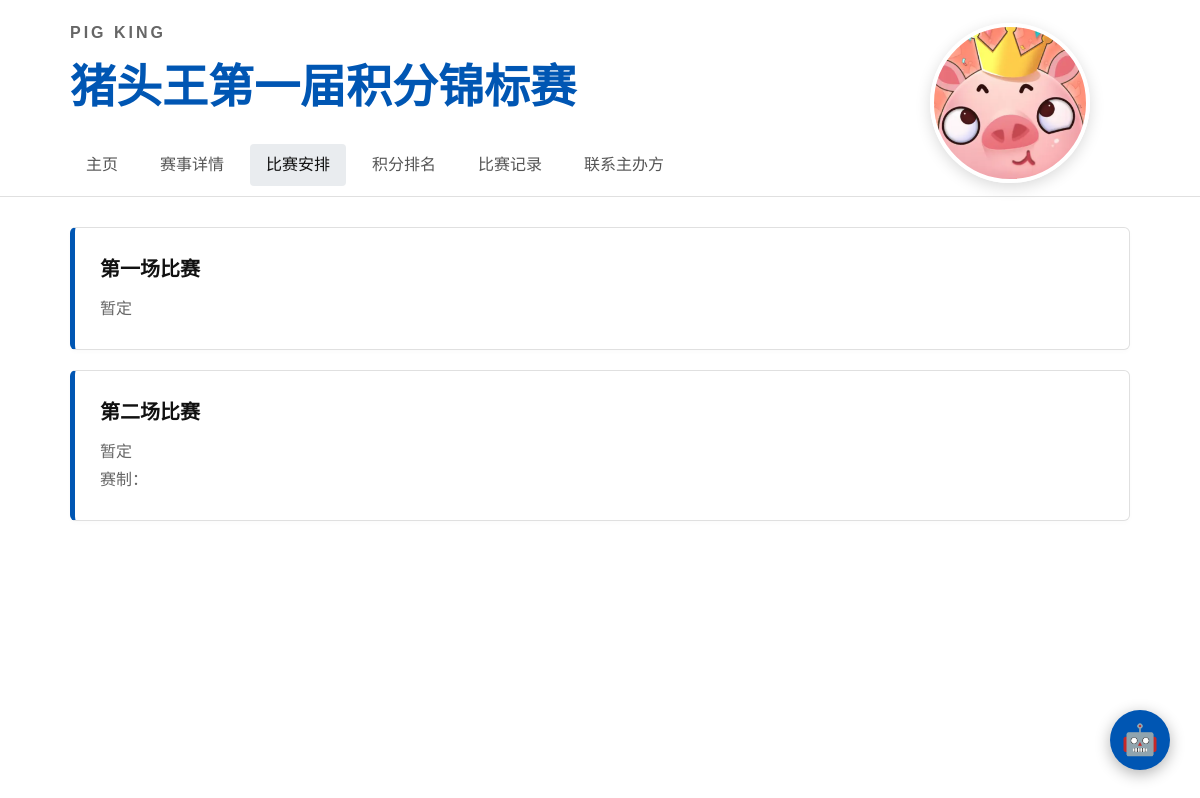
The app's page /schedule with its own data.
### tables this page shows
CREATE TABLE posts_schedule 
                     (id INTEGER PRIMARY KEY AUTOINCREMENT, 
                      title TEXT, content TEXT);

### app.py (the view)
@app.route('/schedule')
def schedule():
    conn = sqlite3.connect(DB_PATH)
    posts = conn.execute("SELECT * FROM posts_schedule ORDER BY id DESC").fetchall()
    conn.close()
    return render_template('schedule.html', posts=posts)

### templates/schedule.html (shortened to what this page needs)
{% extends "base.html" %}
{% block content %}
    {{ render_posts(posts) }}
{% endblock %}

### templates/base.html (shortened to what this page needs)
<!DOCTYPE html>
<html lang="zh">
<head>
</head>
<body>
    {% macro render_posts(posts) %}
        {% for post in posts %}
            {% if post[1] %}
                <div class="post-card">
                    <h3>{{ post[1] }}</h3>
                    <p>{{ post[2] }}</p>
                </div>
            {% else %}
                <div style="padding: 15px 0; line-height: 1.8; color: #444; white-space: pre-wrap;">{%- if post[2] -%}{{ post[2] }}{%- endif -%}</div>
            {% endif %}
        {% endfor %}
    {% endmacro %}
    <div id="header">
        <div class="content header-inner">
            <div class="header-text">
                <h1><a href="/"><span>PIG KING</span>猪头王第一届积分锦标赛</a></h1>
                <div id="menu">
                    <ul>
                        <li class="{% if request.path == '/' %}selected{% endif %}"><a href="/">主页</a></li>
                        <li class="{% if request.path == '/detail' %}selected{% endif %}"><a href="/detail">赛事详情</a></li>
                        <li class="{% if request.path == '/schedule' %}selected{% endif %}"><a href="/schedule">比赛安排</a></li>
                        <li class="{% if request.path == '/rankings' %}selected{% endif %}"><a href="/rankings">积分排名</a></li>
                        <li class="{% if request.path == '/history' %}selected{% endif %}"><a href="/history">比赛记录</a></li>
                        <li class="{% if request.path == '/contact' %}selected{% endif %}"><a href="/contact" ondblclick="window.location.href='/admin'">联系主办方</a></li>
                    </ul>
                </div>
            </div>
            <div class="header-img"></div>
        </div>
    </div>
    <div class="content main-layout">
        {% block content %}{% endblock %}
    </div>
    <div id="ai-btn" style="position: fixed; bottom: 30px; right: 30px; width: 60px; height: 60px; background: #0056b3; color: white; border-radius: 50%; display: flex; justify-content: center; align-items: center; font-size: 30px; cursor: pointer; box-shadow: 0 4px 15px rgba(0,0,0,0.3); z-index: 9999; transition: 0.3s;" onmouseover="this.style.transform='scale(1.1)'" onmouseout="this.style.transform='scale(1)'">🤖</div>
</body>
</html>

### templates/base.html (style rules this page uses)
* { margin: 0; padding: 0; box-sizing: border-box; }
body { background: #ffffff; font-family: 'Microsoft YaHei', Arial, sans-serif; color: #333333; line-height: 1.6; }
a { color: #0056b3; text-decoration: none; transition: 0.2s; }
.content { width: 100%; max-width: 1100px; margin: 0 auto; padding: 0 20px; }
#header { background-color: #ffffff; padding: 20px 0 10px 0; border-bottom: 1px solid #e0e0e0; }
.header-inner { display: flex; justify-content: space-between; align-items: center; gap: 40px; }
.header-text { flex: 1; }
h1 { font-size: 46px; font-weight: bold; color: #111; margin-bottom: 20px; white-space: nowrap; }
h1 span { display: block; font-size: 16px; color: #666; letter-spacing: 3px; margin-bottom: 5px; }
#menu ul { list-style: none; display: flex; gap: 10px; flex-wrap: wrap; margin-top: 10px; }
#menu ul li a { display: inline-block; padding: 8px 16px; font-size: 16px; color: #555; border-radius: 4px; white-space: nowrap; }
#menu ul li.selected a, #menu ul li a:hover { background: #e9ecef; color: #111; }
.header-img { width: 160px; height: 160px; border-radius: 50%; box-shadow: 0 4px 15px rgba(0,0,0,0.15); border: 4px solid #fff; background-image: url('/static/1.png'); background-size: cover; background-position: center; background-repeat: no-repeat; margin-right: 40px; flex-shrink: 0; }
.main-layout { margin-top: 30px; margin-bottom: 60px; }
.post-card { background: #fff; padding: 25px; margin-bottom: 20px; border-radius: 6px; border: 1px solid #e0e0e0; border-left: 5px solid #0056b3; transition: 0.3s; box-shadow: 0 2px 5px rgba(0,0,0,0.02); }
.post-card h3 { font-size: 20px; color: #111; margin-bottom: 10px; }
.post-card p { color: #666; font-size: 16px; line-height: 1.8; white-space: pre-wrap; }

### records on screen
posts_schedule: title "第一场比赛", content "暂定"
posts_schedule: title "第二场比赛", content "暂定 赛制："
